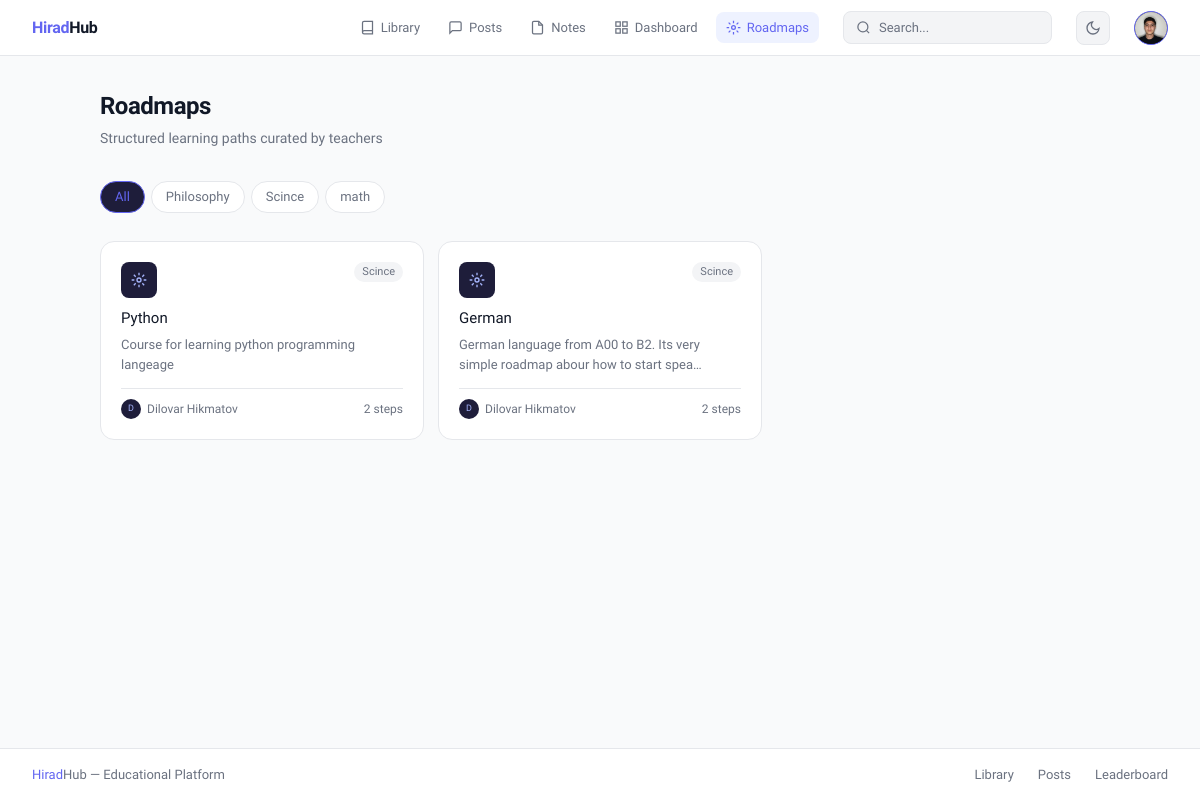
The page /roadmap/ (signed in) on the database its author committed.
### user/models.py (models this page shows, shortened)
class CustomUser(AbstractUser):
    phone_regex = RegexValidator(
        regex=r'^\+?1?\d{9,15}$',
        message="Phone number must be entered in the format: '+999999999'. Up to 15 digits allowed."
    )
    email = models.EmailField(unique=True, db_index=True)
    first_name = models.CharField(max_length=30, blank=True)
    last_name = models.CharField(max_length=30, blank=True)
    phone_number = models.CharField(max_length=15, blank=True, validators=[phone_regex])
    profile_picture = models.ImageField(upload_to='profile_pictures/', blank=True, null=True)
    bio = models.TextField(blank=True)
    is_email_verified = models.BooleanField(default=False)
    is_verified = models.BooleanField(default=False)
    role = models.CharField(max_length=20, default='student',
    choices=[('student', 'Student'), ('teacher', 'Teacher'), ('director', 'Director'), ('admin', 'Admin'  )])
    username = models.CharField(max_length=150, unique=True)
    groups = models.ManyToManyField(
        'auth.Group',
        verbose_name='groups',
        blank=True,
        help_text='The groups this user belongs to.',
        related_name='customuser_set',
        related_query_name='user',
    )
    score = models.PositiveIntegerField(default=0, db_index=True)
    level = models.PositiveIntegerField(default=1)
    title = models.CharField(max_length=50, blank=True, default='Newcomer')
    user_permissions = models.ManyToManyField(
        'auth.Permission',
        verbose_name='user permissions',
        blank=True,
        help_text='Specific permissions for this user.',
        related_name='customuser_set',
        related_query_name='user',
    )
    class Meta:
        verbose_name = 'User'
        verbose_name_plural = 'Users'

### library/models.py (models this page shows, shortened)
class Topic(models.Model):
    name = models.CharField(max_length=122, unique=True)
    slug = models.SlugField(unique=True)

### roadmap/models.py (models this page shows, shortened)
class Roadmap(models.Model):
    title = models.CharField(max_length=255)
    topic = models.ForeignKey(Topic, on_delete=models.SET_NULL, null=True)
    creator = models.ForeignKey(settings.AUTH_USER_MODEL, on_delete=models.CASCADE)
    is_public = models.BooleanField(default=True)
    created_at = models.DateTimeField(auto_now_add=True)
    description = models.TextField(blank=True)
    class Meta:
        indexes = [
            models.Index(fields=['topic']),
            models.Index(fields=['is_public']),
        ]

### roadmap/views.py (the view)
# urls.py: path('', views.roadmap_list, name='list'),
def roadmap_list(request):
    topic_slug = request.GET.get('topic')
    roadmaps = Roadmap.objects.filter(is_public=True).select_related('topic', 'creator').prefetch_related('steps')
    if topic_slug:
        roadmaps = roadmaps.filter(topic__slug=topic_slug)
    roadmaps = roadmaps.order_by('-created_at')
    topics = Topic.objects.all()
    return render(request, 'roadmap/list.html',
                  {'roadmaps': roadmaps,
                   'topics': topics,
                   })

### templates/roadmap/list.html (shortened to what this page needs)
{% extends 'base.html' %}
{% block nav_roadmap %}active{% endblock %}
{% block content %}
<div style="max-width:1000px; margin:0 auto;">
  <div style="display:flex; align-items:flex-start; justify-content:space-between; margin-bottom:2rem; flex-wrap:wrap; gap:12px;">
    <div>
      <h1 style="font-size:24px; font-weight:600; color:var(--text); letter-spacing:-0.02em;">Roadmaps</h1>
      <p style="font-size:14px; color:var(--muted); margin-top:4px;">Structured learning paths curated by teachers</p>
    </div>
  </div>
  {% if topics %}
  <div style="display:flex; flex-wrap:wrap; gap:6px; margin-bottom:1.75rem;">
    <a href="{% url 'roadmap:list' %}" style="font-size:13px; padding:5px 14px; border-radius:20px; border:0.5px solid {% if not request.GET.topic %}var(--accent){% else %}var(--border){% endif %}; color:{% if not request.GET.topic %}var(--accent){% else %}var(--muted){% endif %}; background:{% if not request.GET.topic %}#1e1d3a{% else %}var(--surface){% endif %}; text-decoration:none;">All</a>
    {% for topic in topics %}
      <a href="?topic={{ topic.slug }}" style="font-size:13px; padding:5px 14px; border-radius:20px; border:0.5px solid {% if request.GET.topic == topic.slug %}var(--accent){% else %}var(--border){% endif %}; color:{% if request.GET.topic == topic.slug %}var(--accent){% else %}var(--muted){% endif %}; background:{% if request.GET.topic == topic.slug %}#1e1d3a{% else %}var(--surface){% endif %}; text-decoration:none;">{{ topic.name }}</a>
    {% endfor %}
  </div>
  {% endif %}
  {% if roadmaps %}
  <div class="roadmap-grid">
    {% for roadmap in roadmaps %}
    <a href="{% url 'roadmap:detail' roadmap.pk %}" class="roadmap-card">
      <div style="display:flex; align-items:flex-start; justify-content:space-between; margin-bottom:10px;">
        <div style="width:36px; height:36px; background:#1e1d3a; border-radius:8px; display:flex; align-items:center; justify-content:center; flex-shrink:0;">
          <svg width="16" height="16" viewBox="0 0 24 24" fill="none" stroke="#a5b4fc" stroke-width="2"><circle cx="12" cy="12" r="3"/><path d="M12 1v4M12 19v4M4.22 4.22l2.83 2.83M16.95 16.95l2.83 2.83M1 12h4M19 12h4M4.22 19.78l2.83-2.83M16.95 7.05l2.83-2.83"/></svg>
        </div>
        {% if roadmap.topic %}
          <span style="font-size:11px; padding:2px 8px; background:var(--surface2); color:var(--muted); border-radius:20px;">{{ roadmap.topic.name }}</span>
        {% endif %}
      </div>
      <p style="font-size:15px; font-weight:500; color:var(--text); margin-bottom:6px; line-height:1.4;">{{ roadmap.title }}</p>
      {% if roadmap.description %}
        <p style="font-size:13px; color:var(--muted); line-height:1.6; margin-bottom:12px;">{{ roadmap.description|truncatechars:80 }}</p>
      {% endif %}
      <div style="display:flex; align-items:center; justify-content:space-between; padding-top:10px; border-top:0.5px solid var(--border);">
        <div style="display:flex; align-items:center; gap:6px;">
          <div style="width:20px; height:20px; border-radius:50%; background:#1e1d3a; display:flex; align-items:center; justify-content:center; font-size:9px; color:#a5b4fc;">{{ roadmap.creator.username|first|upper }}</div>
          <span style="font-size:12px; color:var(--muted);">{{ roadmap.creator.get_full_name|default:roadmap.creator.username }}</span>
        </div>
        <span style="font-size:12px; color:var(--muted);">{{ roadmap.steps.count }} steps</span>
      </div>
    </a>
    {% endfor %}
  </div>
  {% endif %}
</div>
{% endblock %}

### templates/base.html (shortened to what this page needs)
<!DOCTYPE html>
<html lang="en">
<head>
    <script src="https://cdn.tailwindcss.com"></script>
</head>
<body>
    <header class="navbar">
        <a href="{% url 'main:home' %}" class="nav-logo"><span>Hirad</span>Hub</a>
        <nav class="nav-links">
            <a href="{% url 'library:home' %}" class="nav-link {% block nav_library %}{% endblock %}">
                <svg width="15" height="15" viewBox="0 0 24 24" fill="none" stroke="currentColor" stroke-width="2">
                    <path d="M4 19.5A2.5 2.5 0 0 1 6.5 17H20" />
                    <path d="M6.5 2H20v20H6.5A2.5 2.5 0 0 1 4 19.5v-15A2.5 2.5 0 0 1 6.5 2z" />
                </svg>
                Library
            </a>
            <a href="{% url 'post:list' %}" class="nav-link {% block nav_posts %}{% endblock %}">
                <svg width="15" height="15" viewBox="0 0 24 24" fill="none" stroke="currentColor" stroke-width="2">
                    <path d="M21 15a2 2 0 0 1-2 2H7l-4 4V5a2 2 0 0 1 2-2h14a2 2 0 0 1 2 2z" />
                </svg>
                Posts
            </a>
            <a href="{% url 'note:list' %}" class="nav-link {% block nav_notes %}{% endblock %}">
                <svg width="15" height="15" viewBox="0 0 24 24" fill="none" stroke="currentColor" stroke-width="2">
                    <path d="M14 2H6a2 2 0 0 0-2 2v16a2 2 0 0 0 2 2h12a2 2 0 0 0 2-2V8z" />
                    <polyline points="14 2 14 8 20 8" />
                </svg>
                Notes
            </a>
            <a href="{% url 'main:dashboard' %}" class="nav-link {% block nav_dashboard %}{% endblock %}">
                <svg width="15" height="15" viewBox="0 0 24 24" fill="none" stroke="currentColor" stroke-width="2">
                    <rect x="3" y="3" width="7" height="7" />
                    <rect x="14" y="3" width="7" height="7" />
                    <rect x="14" y="14" width="7" height="7" />
                    <rect x="3" y="14" width="7" height="7" />
                </svg>
                Dashboard
            </a>
            <a href="{% url 'roadmap:list' %}" class="nav-link {% block nav_roadmap %}{% endblock %}">
                <svg width="15" height="15" viewBox="0 0 24 24" fill="none" stroke="currentColor" stroke-width="2">
                    <circle cx="12" cy="12" r="3"/>
                    <path d="M12 1v4M12 19v4M4.22 4.22l2.83 2.83M16.95 16.95l2.83 2.83M1 12h4M19 12h4M4.22 19.78l2.83-2.83M16.95 7.05l2.83-2.83"/>
                </svg>
                Roadmaps
            </a>
        </nav>
        <div class="search-wrap">
            <form class="search-form" id="search-form" autocomplete="off">
                <svg width="15" height="15" viewBox="0 0 24 24" fill="none" stroke="currentColor" stroke-width="2"
                    style="color:var(--muted);flex-shrink:0;">
                    <circle cx="11" cy="11" r="8" />
                    <path d="m21 21-4.35-4.35" />
                </svg>
                <input type="text" id="search-input" name="q" placeholder="Search..."
                    value="{{ request.GET.q|default:'' }}" />
            </form>
        </div>
        <button class="theme-btn" id="theme-toggle" title="Toggle theme">
            <svg id="icon-moon" width="16" height="16" viewBox="0 0 24 24" fill="none" stroke="currentColor"
                stroke-width="2">
                <path d="M21 12.79A9 9 0 1 1 11.21 3 7 7 0 0 0 21 12.79z" />
            </svg>
        </button>
        {% if user.is_authenticated %}
        <div class="dropdown" id="user-dropdown">
            <div class="avatar-btn" id="avatar-btn">
                {% if user.profile_picture %}
                <img src="{{ user.profile_picture.url }}" alt="avatar" />
                {% else %}
                {{ request.user.username|first|upper }}
                {% endif %}
            </div>
        </div>
        {% else %}
        <div style="display:flex;align-items:center;gap:6px;flex-shrink:0;">
            <a href="{% url 'user:login' %}" class="btn-ghost">Login</a>
            <a href="{% url 'user:register' %}" class="btn-primary">Register</a>
        </div>
        {% endif %}
    </header>
    <main>{% block content %}{% endblock %}</main>
    <footer>
        <span><span style="color:var(--accent);font-weight:500;">Hirad</span>Hub — Educational Platform</span>
        <div class="footer-links">
            <a href="{% url 'library:home' %}">Library</a>
            <a href="{% url 'post:list' %}">Posts</a>
            <a href="{% url 'main:leaderboard' %}">Leaderboard</a>
        </div>
    </footer>
</body>
</html>

### templates/base.html (style rules this page uses)
:root { --bg: #F9FAFB; --surface: #FFFFFF; --surface2: #F3F4F6; --border: #E5E7EB; --text: #111827; --muted: #6B7280; --accent: #6366F1; --accent-h: #4F46E5; }
*, *::before, *::after { box-sizing: border-box; margin: 0; padding: 0; }
body { font-family: 'Sora', sans-serif; background: var(--bg); color: var(--text); min-height: 100vh; display: flex; flex-direction: column; transition: background 0.2s, color 0.2s; font-size: 15px; }
.navbar { position: sticky; top: 0; z-index: 50; height: 56px; background: var(--surface); border-bottom: 0.5px solid var(--border); display: flex; align-items: center; padding: 0 2rem; gap: 1.5rem; }
.nav-logo { font-size: 16px; font-weight: 600; color: var(--text); text-decoration: none; margin-right: auto; flex-shrink: 0; letter-spacing: -0.02em; }
.nav-logo span { color: var(--accent); }
.nav-links { display: flex; align-items: center; gap: 0.5rem; }
.nav-link { display: flex; align-items: center; gap: 6px; font-size: 13px; color: var(--muted); text-decoration: none; padding: 6px 10px; border-radius: 8px; transition: color 0.15s, background 0.15s; white-space: nowrap; }
.nav-link.active { color: var(--accent); background: #eef2ff; }
.nav-link svg { flex-shrink: 0; }
.search-wrap { position: relative; flex-shrink: 0; }
.search-form { display: flex; align-items: center; gap: 8px; background: var(--surface2); border: 0.5px solid var(--border); border-radius: 8px; padding: 6px 12px; transition: border-color 0.15s; }
.search-form input { background: none; border: none; outline: none; font-size: 13px; color: var(--text); width: 160px; font-family: 'Sora', sans-serif; }
.search-form input::placeholder { color: var(--muted); }
.theme-btn { width: 34px; height: 34px; flex-shrink: 0; border-radius: 8px; border: 0.5px solid var(--border); background: var(--surface2); cursor: pointer; color: var(--muted); display: flex; align-items: center; justify-content: center; transition: background 0.15s, color 0.15s; }
.avatar-btn { width: 34px; height: 34px; flex-shrink: 0; border-radius: 50%; background: #1e1d3a; border: 1.5px solid var(--accent); display: flex; align-items: center; justify-content: center; font-size: 13px; font-weight: 500; color: #A5B4FC; cursor: pointer; overflow: hidden; user-select: none; }
.avatar-btn img { width: 100%; height: 100%; object-fit: cover; }
.dropdown { position: relative; }
main { flex: 1; width: 100%; max-width: 1280px; margin: 0 auto; padding: 2rem 2rem; animation: fadeUp 0.18s ease; }
footer { border-top: 0.5px solid var(--border); background: var(--surface); padding: 16px 2rem; display: flex; align-items: center; justify-content: space-between; flex-wrap: wrap; gap: 8px; }
footer span, footer a { font-size: 13px; color: var(--muted); text-decoration: none; }
.footer-links { display: flex; gap: 1.5rem; }

### templates/roadmap/list.html (style rules this page uses)
.roadmap-card { background: var(--surface); border: 0.5px solid var(--border); border-radius: 14px; padding: 1.25rem; text-decoration: none; display: block; transition: border-color 0.18s, transform 0.18s; position: relative; overflow: hidden; }
.roadmap-card::before { content: ''; position: absolute; left: 0; top: 0; bottom: 0; width: 3px; background: var(--accent); opacity: 0; transition: opacity 0.18s; }
.roadmap-grid { display: grid; grid-template-columns: repeat(3, 1fr); gap: 14px; }

### rows shown on the page
CustomUser: profile_picture (picture)
Topic: name "Philosophy"
Topic: name "Scince"
Topic: name "math"
Roadmap: topic.name "Scince", title "Python", description "Course for learning python programming langeage", creator.username|first "D", creator.get_full_name "Dilovar Hikmatov", steps.count "2"
Roadmap: topic.name "Scince", title "German", description "German language from A00 to B2. Its very simple roadmap abour how to start spea…", creator.username|first "D", creator.get_full_name "Dilovar Hikmatov", steps.count "2"
